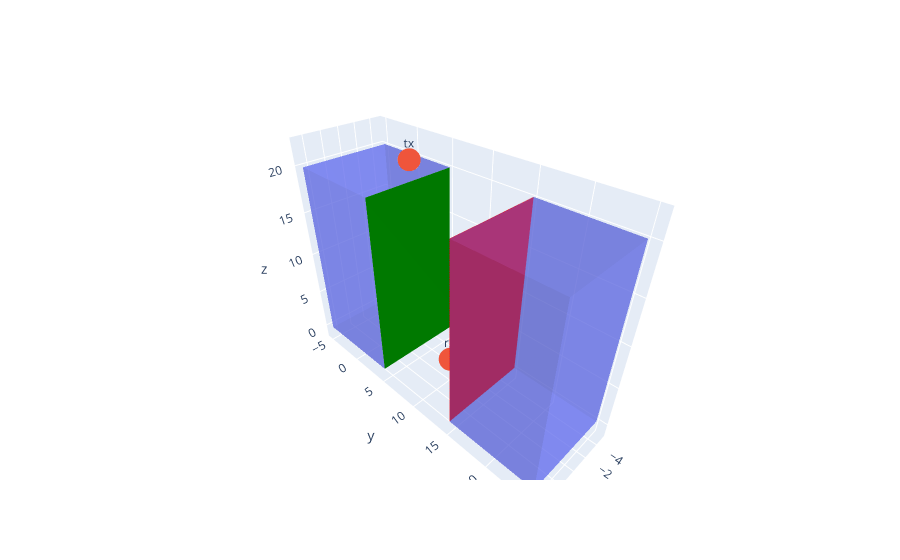

The notebook cell this image was saved under:
### Markdown cell above
### How we trace rays

Ray Tracing can be implemented in many ways, depending on the desired performances, the level of accuracy needed,
or the representation of the geometry.

Here, we will implement deterministic (or exact) Ray Tracing. That is, we want to generate all possible paths from TX to RX, that undergo up to a maximum number of interactions with the environment. Interactions can be reflections, diffractions, etc.

One way to generate all possible paths is to represent the problem as a graph. Then, the goal is to find all the paths from the node corresponding to TX, to the node corresponding to RX, while possibly visiting intermediate nodes in the graph, where each corresponds to a specific primitive in the scene (here, a triangle).

A graph algorithm will therefore generate a list of *path candidates*. We use the word *candidate* to emphasize that this is not a real path (i.e., not 3D coordinates), but only an ordered list of nodes to visit, for a given path.

Then, this is the role of the **path finding** method (e.g., {func}`image_method<differt.rt.image_method.image_method>` or {func}`fermat_path_on_planar_mirrors<differt.rt.fermat.fermat_path_on_planar_mirrors>`) to find the exact coordinates of that path.

Let's select a subset of our primitives to understand what we have just talked about.

### Code cell
select = [
    8,  # Red
    9,  # Red
    22,  # Green
    23,  # Green
]  # Ideally, you will never hard-code the primitive indices yourself

vertices = mesh.vertices
triangles = mesh.triangles[select, :]

dplt.draw_mesh(vertices, triangles[:2, :], figure=fig, color="red")
dplt.draw_mesh(vertices, triangles[2:, :], figure=fig, color="green")

### Figure 1 — Plotly figure (JSON) as saved in the notebook; plotly's stock layout.template omitted (floating-point values rounded to 4 significant figures)
{"data": [{"i": [8, 9, 12, 13, 16, 17, 20, 21, 24, 25, 28, 29, 32, 33, 36, 37, 40, 41, 44, 45, 48, 49, 52, 53], "j": [9, 8, 13, 12, 17, 16, 21, 20, 25, 24, 29, 28, 33, 32, 37, 36, 41, 40, 45, 44, 49, 48, 53, 52], "k": [10, 11, 14, 15, 18, 19, 22, 23, 26, 27, 30, 31, 34, 35, 38, 39, 42, 43, 46, 47, 50, 51, 54, 55], "opacity": 0.5, "type": "mesh3d", "x": [1, 1, -1, -1, 1, 1, -1, -1, 5, -5, -5, 5, -5.0, 5.0, -5.106, 5.0, 5.0, -5.0, -5.106, 5.0, 5.0, 5.0, 5.0, 5.0, 5.0, -5.106, 5.0, -5.106, -5.0, -5.106, -5.106, -5.0, -5.0, 5.0, -5.0, 5.0, 5, -5, -5, 5, 5, 5, 5, 5, 5, -5, 5, -5, -5, -5, -5, -5, -5, 5, -5, 5], "y": [-1, -1, -1, -1, 1, 1, 1, 1, 5, -5, 5, -5, 25, 15, 14.89, 25, 15, 25, 14.89, 25, 25, 15, 15, 25, 15, 14.89, 15, 14.89, 25, 14.89, 14.89, 25, 25, 25, 25, 25, -5, 5, -5, 5, 5, -5, -5, 5, -5, -5, -5, -5, 5, -5, -5, 5, 5, 5, 5, 5], "z": [1, -1, 1, -1, 1, -1, 1, -1, 0, 0, 0, 0, 0, 0, 0, 0, 20, 20, 20, 20, 0, 20, 0, 20, 20, 0, 0, 20, 20, 0, 20, 0, 20, 0, 0, 20, 20, 20, 20, 20, 0, 20, 0, 20, 20, 0, 0, 20, 20, 0, 20, 0, 20, 0, 0, 20]}, {"mode": "markers+text", "name": "nodes", "text": ["tx", "rx"], "type": "scatter3d", "x": [0, 0], "y": [4.935, 10.03], "z": [22, 1.5]}, {"color": "red", "i": [24, 25], "j": [25, 24], "k": [26, 27], "type": "mesh3d", "x": [1, 1, -1, -1, 1, 1, -1, -1, 5, -5, -5, 5, -5.0, 5.0, -5.106, 5.0, 5.0, -5.0, -5.106, 5.0, 5.0, 5.0, 5.0, 5.0, 5.0, -5.106, 5.0, -5.106, -5.0, -5.106, -5.106, -5.0, -5.0, 5.0, -5.0, 5.0, 5, -5, -5, 5, 5, 5, 5, 5, 5, -5, 5, -5, -5, -5, -5, -5, -5, 5, -5, 5], "y": [-1, -1, -1, -1, 1, 1, 1, 1, 5, -5, 5, -5, 25, 15, 14.89, 25, 15, 25, 14.89, 25, 25, 15, 15, 25, 15, 14.89, 15, 14.89, 25, 14.89, 14.89, 25, 25, 25, 25, 25, -5, 5, -5, 5, 5, -5, -5, 5, -5, -5, -5, -5, 5, -5, -5, 5, 5, 5, 5, 5], "z": [1, -1, 1, -1, 1, -1, 1, -1, 0, 0, 0, 0, 0, 0, 0, 0, 20, 20, 20, 20, 0, 20, 0, 20, 20, 0, 0, 20, 20, 0, 20, 0, 20, 0, 0, 20, 20, 20, 20, 20, 0, 20, 0, 20, 20, 0, 0, 20, 20, 0, 20, 0, 20, 0, 0, 20]}, {"color": "green", "i": [52, 53], "j": [53, 52], "k": [54, 55], "type": "mesh3d", "x": [1, 1, -1, -1, 1, 1, -1, -1, 5, -5, -5, 5, -5.0, 5.0, -5.106, 5.0, 5.0, -5.0, -5.106, 5.0, 5.0, 5.0, 5.0, 5.0, 5.0, -5.106, 5.0, -5.106, -5.0, -5.106, -5.106, -5.0, -5.0, 5.0, -5.0, 5.0, 5, -5, -5, 5, 5, 5, 5, 5, 5, -5, 5, -5, -5, -5, -5, -5, -5, 5, -5, 5], "y": [-1, -1, -1, -1, 1, 1, 1, 1, 5, -5, 5, -5, 25, 15, 14.89, 25, 15, 25, 14.89, 25, 25, 15, 15, 25, 15, 14.89, 15, 14.89, 25, 14.89, 14.89, 25, 25, 25, 25, 25, -5, 5, -5, 5, 5, -5, -5, 5, -5, -5, -5, -5, 5, -5, -5, 5, 5, 5, 5, 5], "z": [1, -1, 1, -1, 1, -1, 1, -1, 0, 0, 0, 0, 0, 0, 0, 0, 20, 20, 20, 20, 0, 20, 0, 20, 20, 0, 0, 20, 20, 0, 20, 0, 20, 0, 0, 20, 20, 20, 20, 20, 0, 20, 0, 20, 20, 0, 0, 20, 20, 0, 20, 0, 20, 0, 0, 20]}], "layout": {}}
